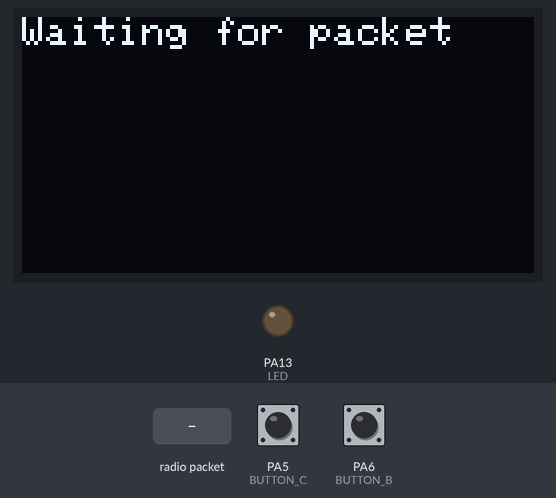
Simulated run of this sketch. Board: STM32 Blue Pill. Shown: 128×64 one-colour display, output pins drawn as LEDs (lit = HIGH). The inputs (shaded band) are chosen by the test bench; at power-on: PA5 (BUTTON_C) HIGH, PA6 (BUTTON_B) HIGH. The display library's start-up logo is not drawn; no radio packets arrive unless stated; pins used as bus, display or sensor lines are not drawn; what the sketch prints to the serial monitor is not drawn.

Above: at 4.3 s.
4.4 s: radio packet "1" arrives
At 5.5 s:
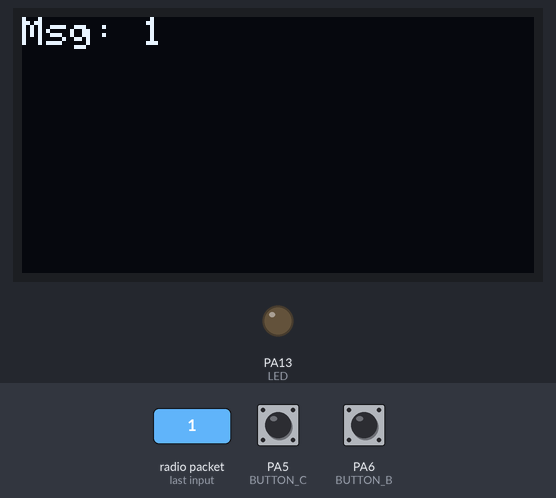
5.9 s: PA5 (BUTTON_C) pulled LOW for 1 s
At 7.6 s:
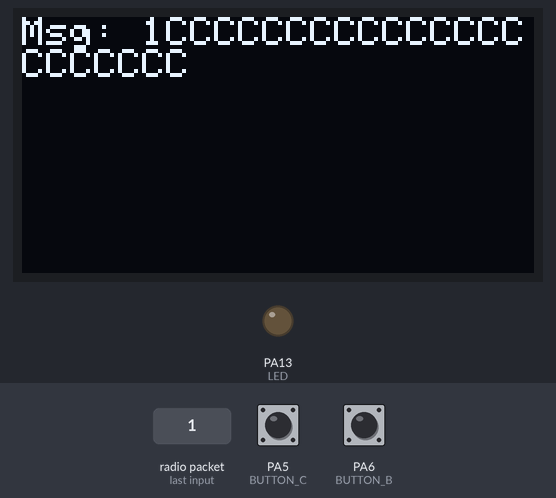
8.4 s: PA6 (BUTTON_B) pulled LOW for 1 s
At 10.0 s:
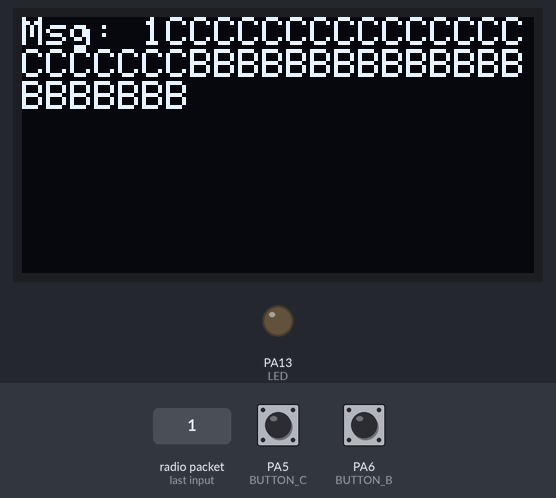
10.9 s: PA5 (BUTTON_C) pulled LOW for 0.15 s
At 12.1 s:
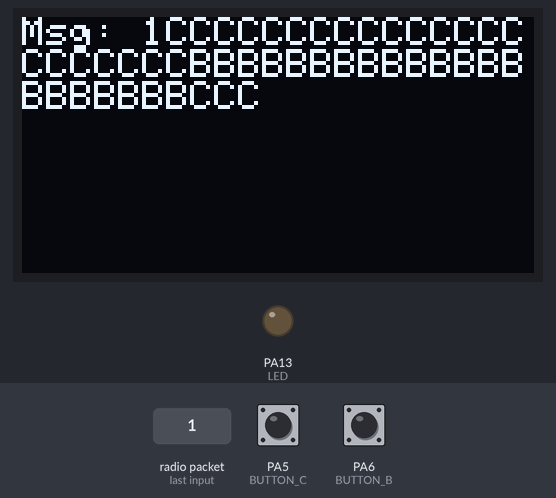
12.5 s: radio packet "0" arrives
At 13.1 s:
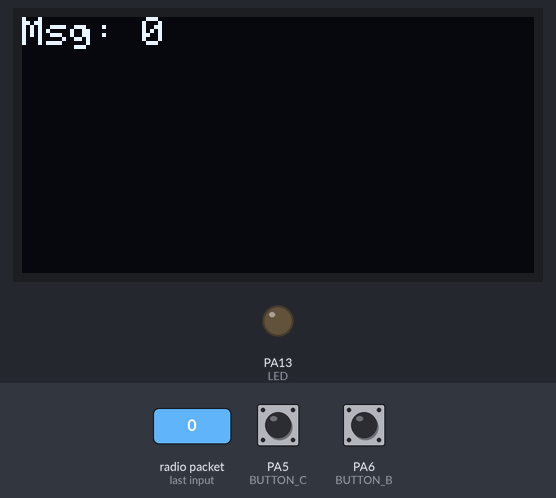
14.0 s: PA6 (BUTTON_B) pulled LOW for 0.15 s
At 15.5 s:
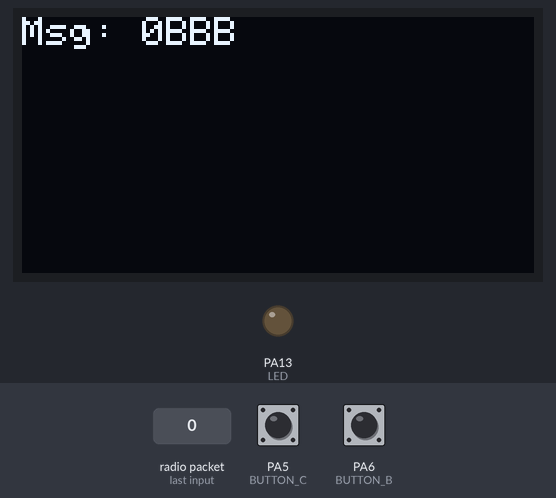
Timing chart, 0 to 16.6 s (numbered marks = the images above; inputs shaded):
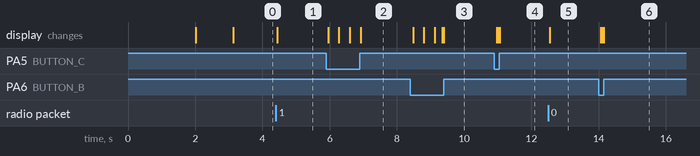

The sketch:

oled-node.ino
```cpp
#include <SPI.h>
#include <Wire.h>
#include <Adafruit_GFX.h>
#include <Adafruit_SH110X.h>
#include <RH_RF95.h>  //See http://www.airspayce.com/mikem/arduino/RadioHead/
#include <string.h>

Adafruit_SH1107 display = Adafruit_SH1107(64, 128, &Wire);

// OLED FeatherWing buttons map to different pins depending on board:
#if defined(ESP8266)
  #define BUTTON_A  0
  #define BUTTON_B 16
  #define BUTTON_C  2
#elif defined(ESP32) && !defined(ARDUINO_ADAFRUIT_FEATHER_ESP32S2)
  #define BUTTON_A 15
  #define BUTTON_B 32
  #define BUTTON_C 14
#elif defined(ARDUINO_STM32_FEATHER)
  #define BUTTON_A PA15
  #define BUTTON_B PC7
  #define BUTTON_C PC5
#elif defined(TEENSYDUINO)
  #define BUTTON_A  4
  #define BUTTON_B  3
  #define BUTTON_C  8
#elif defined(ARDUINO_NRF52832_FEATHER)
  #define BUTTON_A 31
  #define BUTTON_B 30
  #define BUTTON_C 27
#else // 32u4, M0, M4, nrf52840, esp32-s2 and 328p
  #define BUTTON_A  9
  #define BUTTON_B  6
  #define BUTTON_C  5
#endif

/* for feather m0  */
#define RFM95_CS 8
#define RFM95_RST 4
#define RFM95_INT 3
#define VBATPIN A7 /**/

#define RF95_FREQ 434.0

#define CALLSIGN "KD2LYD-13"
#define COMMENTS "OLED Display"

// Singleton instance of the radio driver
RH_RF95 rf95(RFM95_CS, RFM95_INT);

// Blinky on receipt
#define LED 13

unsigned int upCtr = 0;
bool displayEnabled = true;

float voltage(){
  float measuredvbat = analogRead(VBATPIN);
  measuredvbat *= 2;    // we divided by 2, so multiply back
  measuredvbat *= 3.3;  // Multiply by 3.3V, our reference voltage
  measuredvbat /= 1024; // convert to voltage
  return measuredvbat;
}


void radioon(){
  Serial.println("Feather LoRa radioon()");

  // manual reset
  digitalWrite(RFM95_RST, LOW);
  delay(10);
  digitalWrite(RFM95_RST, HIGH);
  delay(10);

  while (!rf95.init()) {
    Serial.println("LoRa radio init failed");
    //while (1);
  }
  Serial.println("LoRa radio init OK!");

  // Defaults after init are 434.0MHz, modulation GFSK_Rb250Fd250, +13dbM
  if (!rf95.setFrequency(RF95_FREQ)) {
    Serial.println("setFrequency failed");
    //while (1);
  }else{
    Serial.print("Set Freq to: "); Serial.println(RF95_FREQ);
  }

  // Defaults after init are 434.0MHz, 13dBm, Bw = 125 kHz, Cr = 4/5, Sf = 128chips/symbol, CRC on

  // The default transmitter power is 13dBm, using PA_BOOST.
  // If you are using RFM95/96/97/98 modules which uses the PA_BOOST transmitter pin, then
  // you can set transmitter powers from 5 to 23 dBm:
  rf95.setTxPower(23, false);
  Serial.println("Set power to 23.");
  Serial.print("Max packet length: "); Serial.println(RH_RF95_MAX_MESSAGE_LEN);
}

void radiooff(){
  // manual reset
  digitalWrite(RFM95_RST, LOW);
  delay(10);
}

void setup() {
  pinMode(LED, OUTPUT);
  pinMode(RFM95_RST, OUTPUT);
  digitalWrite(RFM95_RST, HIGH);

  Serial.begin(115200);
  delay(2000); // TODO can remove when no longer debugging
  radioon();

  Serial.println("Starting LoRaHam displayer");
  display.begin(0x3C, true); // Address 0x3C default

  Serial.println("OLED begun");

  // Show image buffer on the display hardware.
  // Since the buffer is intialized with an Adafruit splashscreen
  // internally, this will display the splashscreen.
  display.display();
  delay(1000);

  // Clear the buffer.
  display.clearDisplay();
  display.display();

  display.setRotation(1);

  pinMode(BUTTON_A, INPUT_PULLUP);
  pinMode(BUTTON_B, INPUT_PULLUP);
  pinMode(BUTTON_C, INPUT_PULLUP);

  // text display tests
  display.setTextSize(1);
  display.setTextColor(SH110X_WHITE);
  display.setCursor(0,0);
  display.print("Waiting for packet");
  display.display(); // actually display all of the above
  beacon();
}

void processMessage(String str) {

   String output = "Msg: ";
   output += str;

   display.clearDisplay();
   display.setCursor(0,0);
   display.print(output);
   display.display();
}

void checkMessages() {
   if (rf95.available()){
      // Should be a message for us now
      Serial.println("+ Message available\n");
      uint8_t buf[RH_RF95_MAX_MESSAGE_LEN];
      uint8_t len = sizeof(buf);
      int rssi=0;

      if (rf95.recv(buf, &len)){
        rssi=rf95.lastRssi();
        //digitalWrite(LED, HIGH);
        //RH_RF95::printBuffer("Received: ", buf, len);
        //Serial.print("Got: ");
        buf[len]=0;
        Serial.println((char*)buf);
        Serial.println("");

        String str = (char*)buf;
        processMessage(str);
      } else{
        Serial.println("+ Receive failed");
      }
   } else {
    delay(10);
   }
}

//! Uptime in seconds, correcting for rollover.
long int uptime(){
  static unsigned long rollover=0;
  static unsigned long lastmillis=millis();

  //Account for rollovers, every ~50 days or so.
  if(lastmillis>millis()){
    rollover+=(lastmillis>>10);
    lastmillis=millis();
  }

  return(rollover+(millis()>>10));
}

void beacon(){
  static int packetnum=0;
  float vcc=voltage();

  Serial.println("Transmitting..."); // Send a message to rf95_server

  char radiopacket[RH_RF95_MAX_MESSAGE_LEN];
  snprintf(radiopacket,
           RH_RF95_MAX_MESSAGE_LEN,
           "BEACON %s %s VCC=%d.%03d count=%d uptime=%ld",
           CALLSIGN,
           COMMENTS,
           (int) vcc,
           (int) (vcc*1000)%1000,
           packetnum,
           uptime());

  radiopacket[sizeof(radiopacket)] = 0;

  //Serial.println("Sending..."); delay(10);
  rf95.send((uint8_t *)radiopacket, strlen((char*) radiopacket));

  //Serial.println("Waiting for packet to complete..."); delay(10);
  rf95.waitPacketSent();
  packetnum++;
}

void loop() {
  // Cannot use apparently? triggered by radio write?
  // TODO: debug this
  //if(!digitalRead(BUTTON_A)) {
  //  display.print("A");
  //}

  if(!digitalRead(BUTTON_B)) {
    display.print("B");
  }
  if(!digitalRead(BUTTON_C)) {
    display.print("C");
  }

  delay(10);
  yield();
  display.display();

  if (upCtr + 60 < uptime()) {
    upCtr = uptime();
    beacon();
  }


  checkMessages();
}
```

Measured:
- after the input at 4.4 s, the display: changes after 0.05 s (image 1)
- after the input at 5.9 s, the display: first changes after 0.05 s (image 2 shows a later state)
- after the input at 8.4 s, the display: first changes after 0.08 s (image 3 shows a later state)
- after the input at 10.9 s, the display: first changes after 0.06 s (image 4 shows a later state)
- after the input at 12.5 s, the display: changes after 0.05 s (image 5)
- after the input at 14.0 s, the display: first changes after 0.06 s (image 6 shows a later state)
